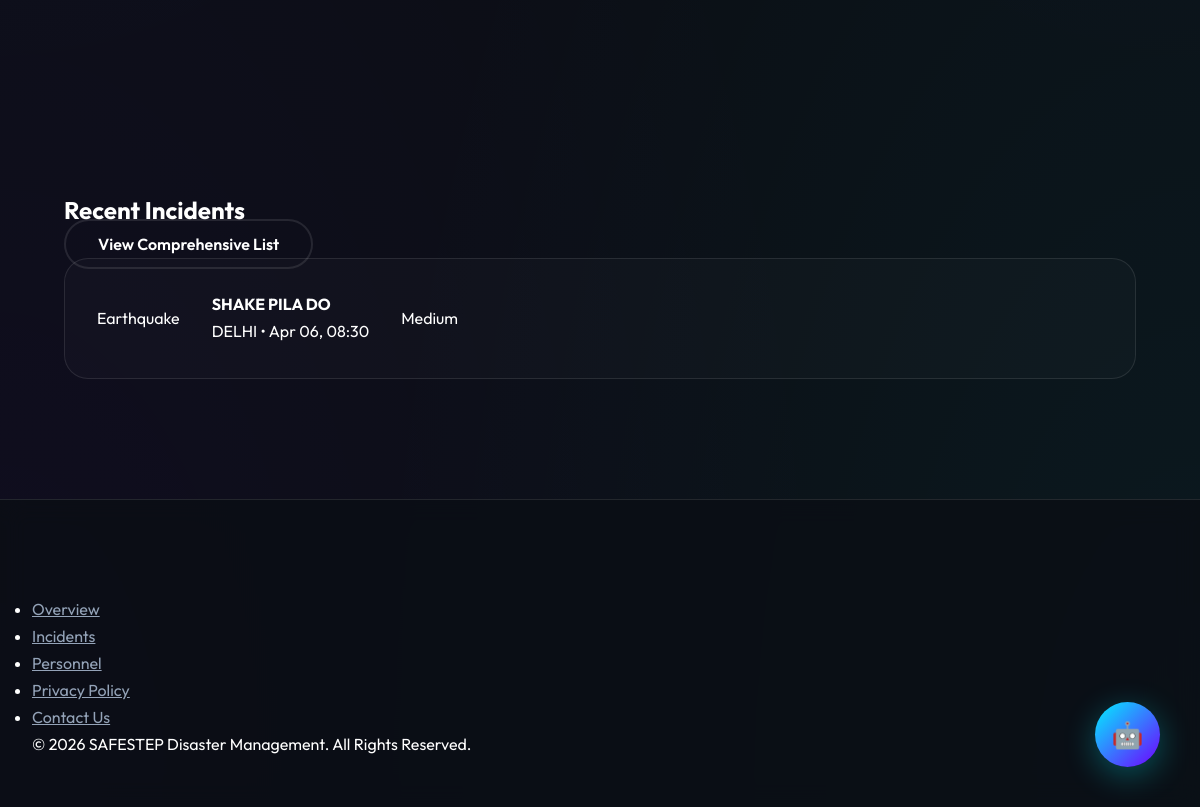
Before: / (lower part) with the older database file.
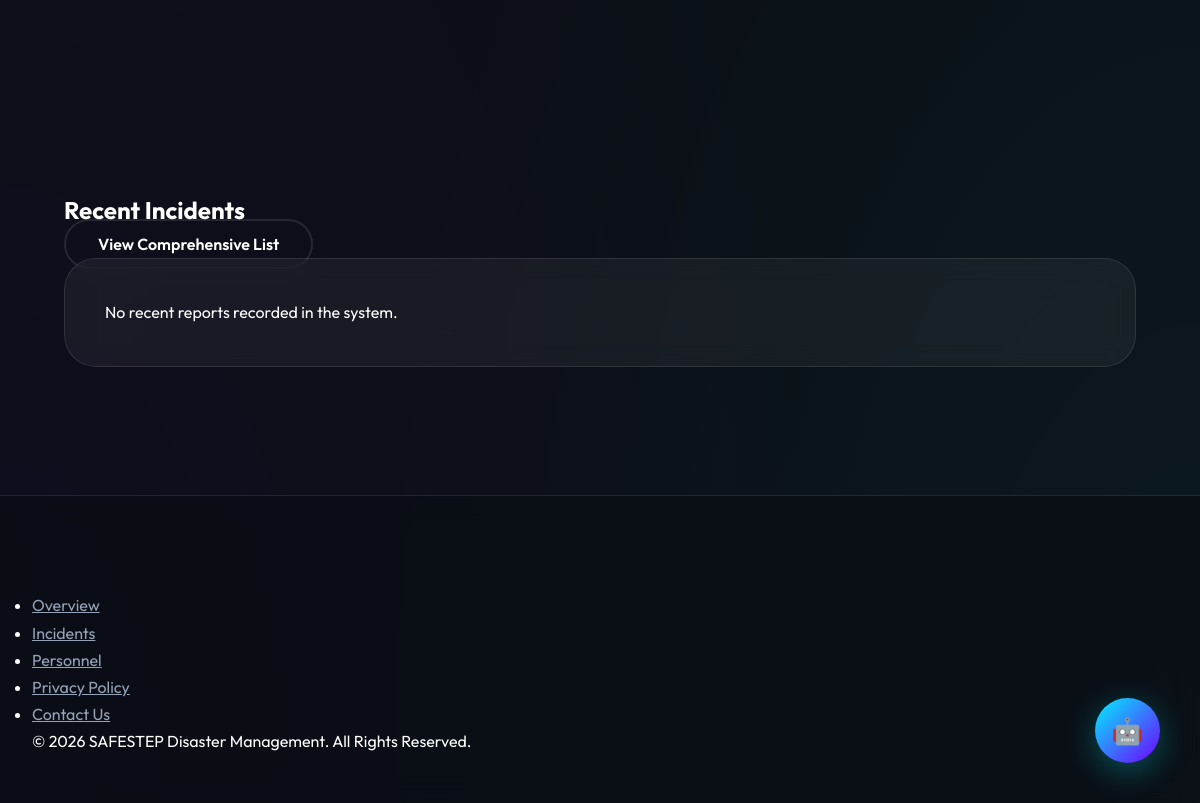
After: the same page with the newer database file.
### models.py (models this page shows)
class Report(db.Model):
    id = db.Column(db.Integer, primary_key=True)
    title = db.Column(db.String(200), nullable=False)
    description = db.Column(db.Text, nullable=False)
    location = db.Column(db.String(200), nullable=False)
    severity = db.Column(db.String(50), nullable=False) # 'Low', 'Medium', 'High', 'Critical'
    disaster_type = db.Column(db.String(100), nullable=False)
    date_reported = db.Column(db.DateTime, default=datetime.utcnow)
    user_id = db.Column(db.Integer, db.ForeignKey('user.id'), nullable=False)

### app.py (the view)
@app.route('/')
def index():
    recent_reports = Report.query.order_by(Report.date_reported.desc()).limit(5).all()
    return render_template('index.html', reports=recent_reports)

### templates/index.html (shortened to what this page needs)
{% extends "base.html" %}
{% block content %}
<section class="features">
</section>
<section class="recent-reports">
    <div class="container">
        <div class="section-header">
            <h2>Recent Incidents</h2>
            <a href="{{ url_for('reports') }}" class="btn-outline">View Comprehensive List</a>
        </div>
        <div class="report-list">
            {% if reports %}
                {% for report in reports %}
                    <div class="report-item">
                        <div class="report-type">{{ report.disaster_type }}</div>
                        <div class="report-info">
                            <h4>{{ report.title }}</h4>
                            <p>{{ report.location }} • {{ report.date_reported.strftime('%b %d, %H:%M') }}</p>
                        </div>
                        <div class="report-badge {{ report.severity|lower }}">{{ report.severity }}</div>
                    </div>
                {% endfor %}
            {% else %}
                <div class="card">
                    <p class="empty-state">No recent reports recorded in the system.</p>
                </div>
            {% endif %}
        </div>
    </div>
</section>
{% endblock %}

Changed rows visible on the page:
removed Report: disaster_type "Earthquake", title "SHAKE PILA DO", location "DELHI", date_reported "Apr 06, 08:30", severity "Medium"
Other visible differences:
text now shown: "No recent reports recorded in the system."
